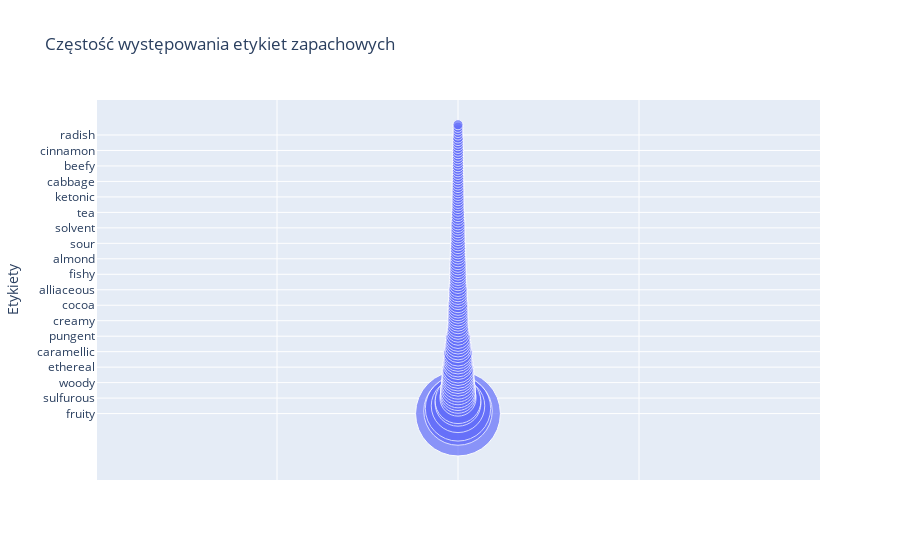

The notebook cell saved with this chart:
### Code cell
from predicting_odor_from_molecular_structure import plot_label_frequencies
fig = plot_label_frequencies(merged_df)
fig.show()

### Figure 1 — Plotly figure (JSON) as saved in the notebook; plotly's stock layout.template omitted (floating-point values rounded to 4 significant figures)
{"data": [{"customdata": [[1391], [907], [825], [553], [407], [406], [252], [244], [239], [237], [224], [218], [211], [203], [201], [201], [200], [195], [194], [174], [173], [165], [164], [163], [161], [142], [139], [131], [125], [123], [117], [105], [97], [92], [91], [85], [84], [84], [84], [82], [82], [81], [79], [78], [71], [71], [70], [69], [68], [67], [61], [59], [58], [57], [57], [55], [55], [54], [54], [53], [50], [48], [48], [47], [47], [46], [44], [43], [42], [42], [41], [41], [40], [40], [40], [37], [36], [35], [35], [32], [31], [31], [31], [30], [30], [29], [29], [29], [28], [28], [27], [27], [27], [26], [26], [26], [26], [25], [25], [25], [25], [25], [25], [24], [23], [23], [23], [23], [20], [20], [20], [20], [20]], "hovertemplate": "=%{x}<br>Label=%{y}<br>Count=%{customdata[0]}<extra></extra>", "legendgroup": "", "marker": {"color": "#636efa", "size": [1391, 907, 825, 553, 407, 406, 252, 244, 239, 237, 224, 218, 211, 203, 201, 201, 200, 195, 194, 174, 173, 165, 164, 163, 161, 142, 139, 131, 125, 123, 117, 105, 97, 92, 91, 85, 84, 84, 84, 82, 82, 81, 79, 78, 71, 71, 70, 69, 68, 67, 61, 59, 58, 57, 57, 55, 55, 54, 54, 53, 50, 48, 48, 47, 47, 46, 44, 43, 42, 42, 41, 41, 40, 40, 40, 37, 36, 35, 35, 32, 31, 31, 31, 30, 30, 29, 29, 29, 28, 28, 27, 27, 27, 26, 26, 26, 26, 25, 25, 25, 25, 25, 25, 24, 23, 23, 23, 23, 20, 20, 20, 20, 20], "sizemode": "area", "sizeref": 0.3864, "symbol": "circle"}, "mode": "markers", "name": "", "orientation": "h", "showlegend": false, "type": "scatter", "x": [1, 1, 1, 1, 1, 1, 1, 1, 1, 1, 1, 1, 1, 1, 1, 1, 1, 1, 1, 1, 1, 1, 1, 1, 1, 1, 1, 1, 1, 1, 1, 1, 1, 1, 1, 1, 1, 1, 1, 1, 1, 1, 1, 1, 1, 1, 1, 1, 1, 1, 1, 1, 1, 1, 1, 1, 1, 1, 1, 1, 1, 1, 1, 1, 1, 1, 1, 1, 1, 1, 1, 1, 1, 1, 1, 1, 1, 1, 1, 1, 1, 1, 1, 1, 1, 1, 1, 1, 1, 1, 1, 1, 1, 1, 1, 1, 1, 1, 1, 1, 1, 1, 1, 1, 1, 1, 1, 1, 1, 1, 1, 1, 1], "xaxis": "x", "y": ["fruity", "green", "sweet", "floral", "fatty", "herbal", "sulfurous", "waxy", "apple", "fresh", "nutty", "meaty", "woody", "spicy", "tropical", "citrus", "oily", "roasted", "ethereal", "winey", "earthy", "vegetable", "balsamic", "rose", "caramellic", "cheesy", "pineapple", "burnt", "onion", "mint", "pungent", "fermented", "buttery", "musty", "pear", "garlic", "creamy", "alcoholic", "melon", "honey", "savory", "phenolic", "cocoa", "cognac", "berry", "odorless", "camphoreous", "dairy", "alliaceous", "banana", "vanilla", "rum", "mushroom", "coffee", "fishy", "tobacco", "aromatic", "orange", "sharp", "leafy", "almond", "gasoline", "animal", "peach", "grape", "smoky", "sour", "anisic", "jasmine", "coconut", "cherry", "hay", "solvent", "warm", "milky", "coumarinic", "medicinal", "pine", "tea", "apricot", "ripe", "hazelnut", "dry", "brandy", "ketonic", "grassy", "chicken", "potato", "plum", "chocolate", "cabbage", "grapefruit", "bread", "strawberry", "orris", "violet", "beefy", "lemon", "metallic", "aldehydic", "cucumber", "malty", "cinnamon", "chamomile", "popcorn", "brothy", "tomato", "black currant", "radish", "leathery", "catty", "horseradish", "musk"], "yaxis": "y"}], "layout": {"legend": {"itemsizing": "constant", "tracegroupgap": 0}, "showlegend": false, "title": {"text": "Częstość występowania etykiet zapachowych"}, "xaxis": {"anchor": "y", "domain": [0, 1], "showticklabels": false, "title": {"text": ""}}, "yaxis": {"anchor": "x", "domain": [0, 1], "title": {"text": "Etykiety"}}}}
